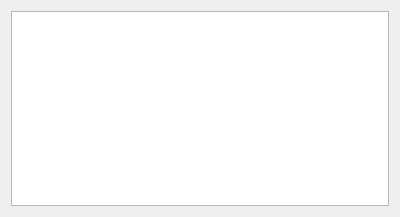
<?xml version="1.0" encoding="UTF-8"?>
<ui version="4.0">
 <class>help</class>
 <widget class="QDialog" name="help">
  <property name="geometry">
   <rect>
    <x>0</x>
    <y>0</y>
    <width>400</width>
    <height>217</height>
   </rect>
  </property>
  <property name="windowTitle">
   <string>Объяснение решения</string>
  </property>
  <layout class="QGridLayout" name="gridLayout">
   <item row="0" column="0">
    <widget class="QTextEdit" name="textEdit">
     <property name="enabled">
      <bool>true</bool>
     </property>
     <property name="readOnly">
      <bool>true</bool>
     </property>
    </widget>
   </item>
  </layout>
 </widget>
 <resources/>
 <connections/>
</ui>
